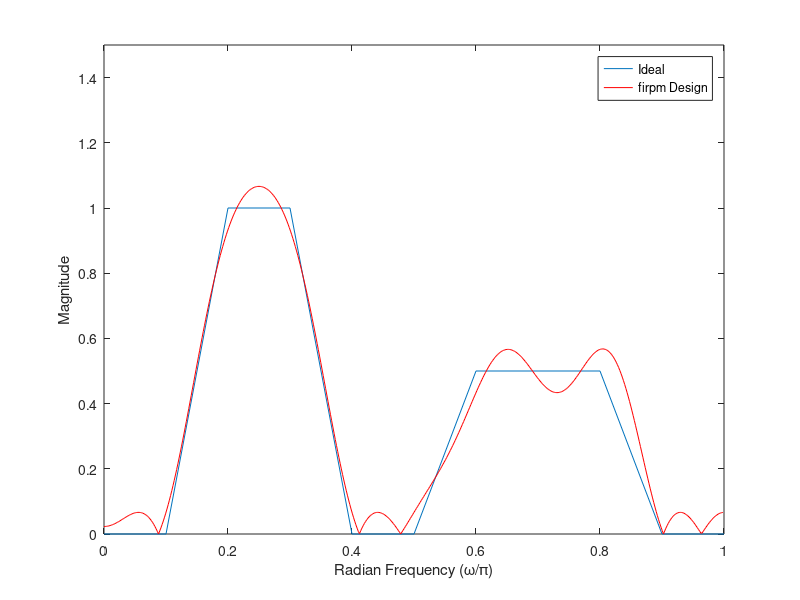

This chart was generated by the following MATLAB code:
clear;
% N=10;
N=25;
% N=50;
f=[0 0.1 0.2 0.3 0.4 0.5 0.6 0.8 0.9 1];
a=[0 0 1 1 0 0 0.5 0.5 0 0];
b=firpm(N-1,f,a);
[h,w]=freqz(b,1,512);
plot(f,a,w/pi,abs(h),'r')
legend('Ideal','firpm Design')
xlabel 'Radian Frequency (\omega/\pi)', ylabel 'Magnitude'

ylim([0 1.5]);